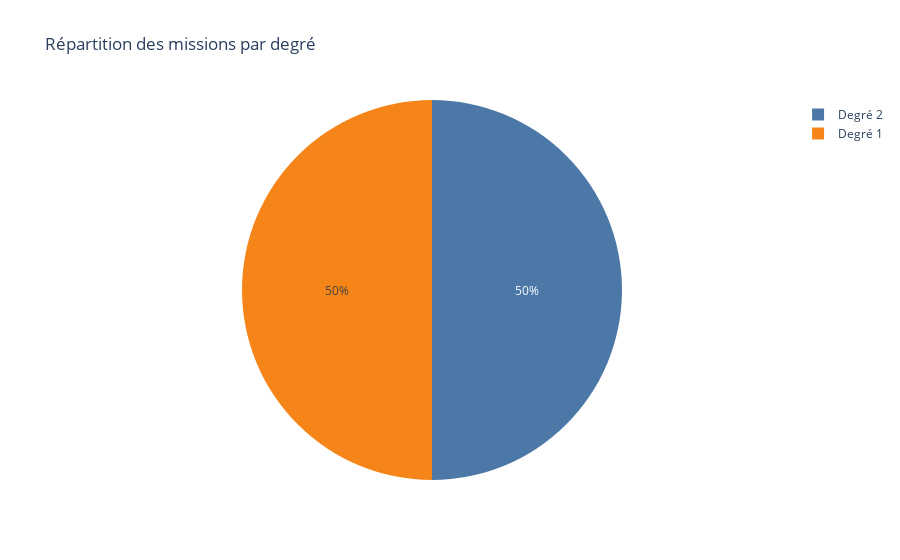

The code cell stored with this chart in its notebook:
### Code cell
def visualiser_repartition_par_degre(df):
    """
    Affiche un pie chart de la répartition des missions par degré (1/2).

    Args:
        df (pd.DataFrame): Le DataFrame contenant les données des missions.

    Returns:
        None: Affiche directement le graphique avec Plotly.
    """
    # Calcul de la répartition par degré
    repartition_degre = df['Mission'].value_counts().reset_index()
    repartition_degre.columns = ['Degré', 'Nombre de missions']

    # Mapping des valeurs pour afficher Degré 1 / Degré 2
    repartition_degre['Degré'] = repartition_degre['Degré'].map({'cp1d': 'Degré 1', 'cp2d': 'Degré 2'})

    # Création du graphique avec Plotly
    fig = px.pie(
        repartition_degre,
        names='Degré',
        values='Nombre de missions',
        title="Répartition des missions par degré",
        color_discrete_sequence=px.colors.qualitative.T10
    )

    # Affichage du graphique
    fig.show()

    # Appel de la fonction
visualiser_repartition_par_degre(df_avis_de_mission)

### Figure 1 — Plotly figure (JSON) as saved in the notebook; plotly's stock layout.template omitted (floating-point values rounded to 4 significant figures)
{"data": [{"domain": {"x": [0, 1], "y": [0, 1]}, "hovertemplate": "Degré=%{label}<br>Nombre de missions=%{value}<extra></extra>", "labels": ["Degré 2", "Degré 1"], "legendgroup": "", "name": "", "showlegend": true, "type": "pie", "values": [56, 56]}], "layout": {"legend": {"tracegroupgap": 0}, "piecolorway": ["#4C78A8", "#F58518", "#E45756", "#72B7B2", "#54A24B", "#EECA3B", "#B279A2", "#FF9DA6", "#9D755D", "#BAB0AC"], "title": {"text": "Répartition des missions par degré"}}}
